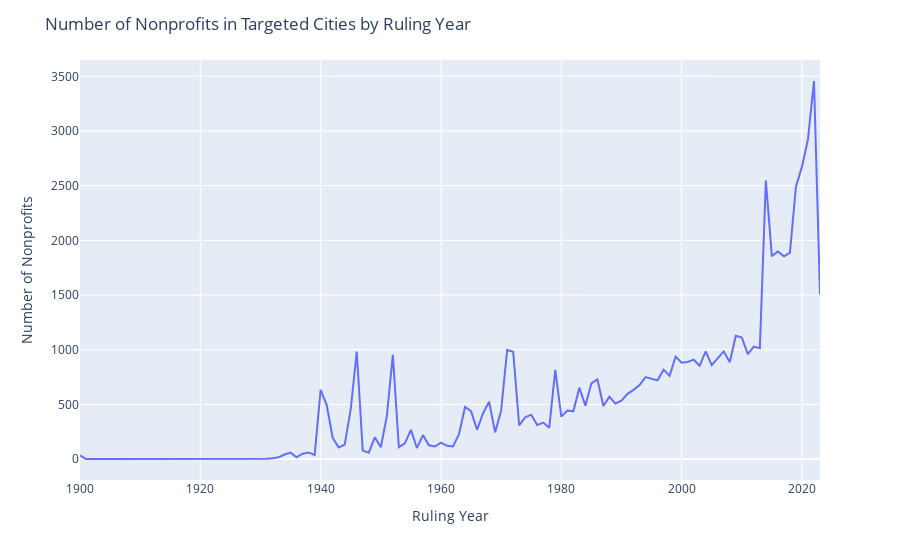
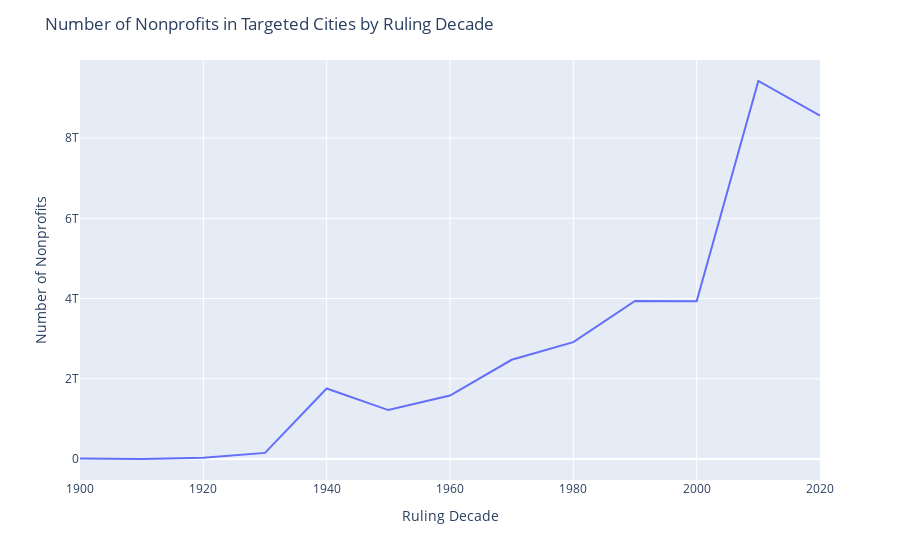

Notebook cell for these charts, in order:
### Markdown cell above
## Trends over Time
### 1. How has the growth of nonprofit organizations evolved over time in these cities?
### 2. Can we deduce historical events or trends in these cities by looking at the ruling date of organizations? How have policy changes impacted the establishment of nonprofit organizations in these cities? Can we use the nonprofit caegories to help explain this futher?
### 3. Have certain cities seen more non profit volume activity in certain years? 
### 4. How have different sectors (e.g., education, healthcare) evolved over time in terms of nonprofit establishment and funding?

### Code cell
# format ruling data type to date
df_city['RULING'] = pd.to_datetime(df_city['RULING'], format='%Y%m', errors='coerce')
df_city['RULING_YEAR'] = df_city['RULING'].dt.year

# aggregate by year
df_city_rulingyear = df_city.groupby('RULING_YEAR')['EIN'].count().reset_index()

# drop NA in preparation for resampling
df_city_rulingna = df_city.dropna(subset=['RULING'])
df_city_rulingna.set_index('RULING', inplace=True)

# aggregate by decade
df_city_decade = df_city_rulingna.resample('10AS').sum().reset_index()

# plot ruling year
fig = px.line(df_city_rulingyear, x='RULING_YEAR',y='EIN')
fig.update_layout(
    title='Number of Nonprofits in Targeted Cities by Ruling Year',
    xaxis=dict(title='Ruling Year'),
    yaxis=dict(title='Number of Nonprofits')
)
fig.show()

# plot ruling decade
fig = px.line(df_city_decade, x='RULING',y='EIN')
fig.update_layout(
    title='Number of Nonprofits in Targeted Cities by Ruling Decade',
    xaxis=dict(title='Ruling Decade'),
    yaxis=dict(title='Number of Nonprofits')
)
fig.show()

### Figure 1 — Plotly figure (JSON) as saved in the notebook; plotly's stock layout.template omitted (floating-point values rounded to 4 significant figures)
{"data": [{"hovertemplate": "RULING_YEAR=%{x}<br>EIN=%{y}<extra></extra>", "legendgroup": "", "line": {"color": "#636efa", "dash": "solid"}, "marker": {"symbol": "circle"}, "mode": "lines", "name": "", "orientation": "v", "showlegend": false, "type": "scatter", "x": [1900, 1901, 1903, 1914, 1920, 1921, 1922, 1923, 1924, 1925, 1926, 1927, 1928, 1929, 1930, 1931, 1932, 1933, 1934, 1935, 1936, 1937, 1938, 1939, 1940, 1941, 1942, 1943, 1944, 1945, 1946, 1947, 1948, 1949, 1950, 1951, 1952, 1953, 1954, 1955, 1956, 1957, 1958, 1959, 1960, 1961, 1962, 1963, 1964, 1965, 1966, 1967, 1968, 1969, 1970, 1971, 1972, 1973, 1974, 1975, 1976, 1977, 1978, 1979, 1980, 1981, 1982, 1983, 1984, 1985, 1986, 1987, 1988, 1989, 1990, 1991, 1992, 1993, 1994, 1995, 1996, 1997, 1998, 1999, 2000, 2001, 2002, 2003, 2004, 2005, 2006, 2007, 2008, 2009, 2010, 2011, 2012, 2013, 2014, 2015, 2016, 2017, 2018, 2019, 2020, 2021, 2022, 2023], "xaxis": "x", "y": [34, 1, 1, 1, 7, 7, 6, 4, 4, 5, 4, 6, 7, 3, 2, 4, 8, 16, 42, 59, 16, 49, 61, 37, 633, 497, 195, 106, 133, 456, 983, 78, 59, 199, 109, 391, 953, 109, 144, 267, 101, 220, 126, 115, 151, 122, 115, 229, 477, 439, 268, 421, 524, 244, 444, 998, 982, 308, 383, 406, 311, 334, 287, 816, 388, 445, 437, 653, 489, 692, 728, 485, 570, 508, 534, 597, 633, 677, 750, 732, 720, 818, 761, 938, 882, 888, 909, 853, 985, 859, 927, 985, 886, 1127, 1112, 960, 1029, 1014, 2548, 1856, 1898, 1854, 1885, 2491, 2674, 2923, 3457, 1506], "yaxis": "y"}], "layout": {"legend": {"tracegroupgap": 0}, "margin": {"t": 60}, "title": {"text": "Number of Nonprofits in Targeted Cities by Ruling Year"}, "xaxis": {"anchor": "y", "domain": [0, 1], "title": {"text": "Ruling Year"}}, "yaxis": {"anchor": "x", "domain": [0, 1], "title": {"text": "Number of Nonprofits"}}}}

### Figure 2 — Plotly figure (JSON) as saved in the notebook; plotly's stock layout.template omitted (floating-point values rounded to 4 significant figures)
{"data": [{"hovertemplate": "RULING=%{x}<br>EIN=%{y}<extra></extra>", "legendgroup": "", "line": {"color": "#636efa", "dash": "solid"}, "marker": {"symbol": "circle"}, "mode": "lines", "name": "", "orientation": "v", "showlegend": false, "type": "scatter", "x": ["1900-01-01T00:00:00", "1910-01-01T00:00:00", "1920-01-01T00:00:00", "1930-01-01T00:00:00", "1940-01-01T00:00:00", "1950-01-01T00:00:00", "1960-01-01T00:00:00", "1970-01-01T00:00:00", "1980-01-01T00:00:00", "1990-01-01T00:00:00", "2000-01-01T00:00:00", "2010-01-01T00:00:00", "2020-01-01T00:00:00"], "xaxis": "x", "y": [14144001685, 530196523, 31079204748, 152725205489, 1759224478942, 1219926671366, 1583127556823, 2473658132105, 2912956098333, 3941500613716, 3929957486495, 9422451396538, 8556680392048], "yaxis": "y"}], "layout": {"legend": {"tracegroupgap": 0}, "margin": {"t": 60}, "title": {"text": "Number of Nonprofits in Targeted Cities by Ruling Decade"}, "xaxis": {"anchor": "y", "domain": [0, 1], "title": {"text": "Ruling Decade"}}, "yaxis": {"anchor": "x", "domain": [0, 1], "title": {"text": "Number of Nonprofits"}}}}
